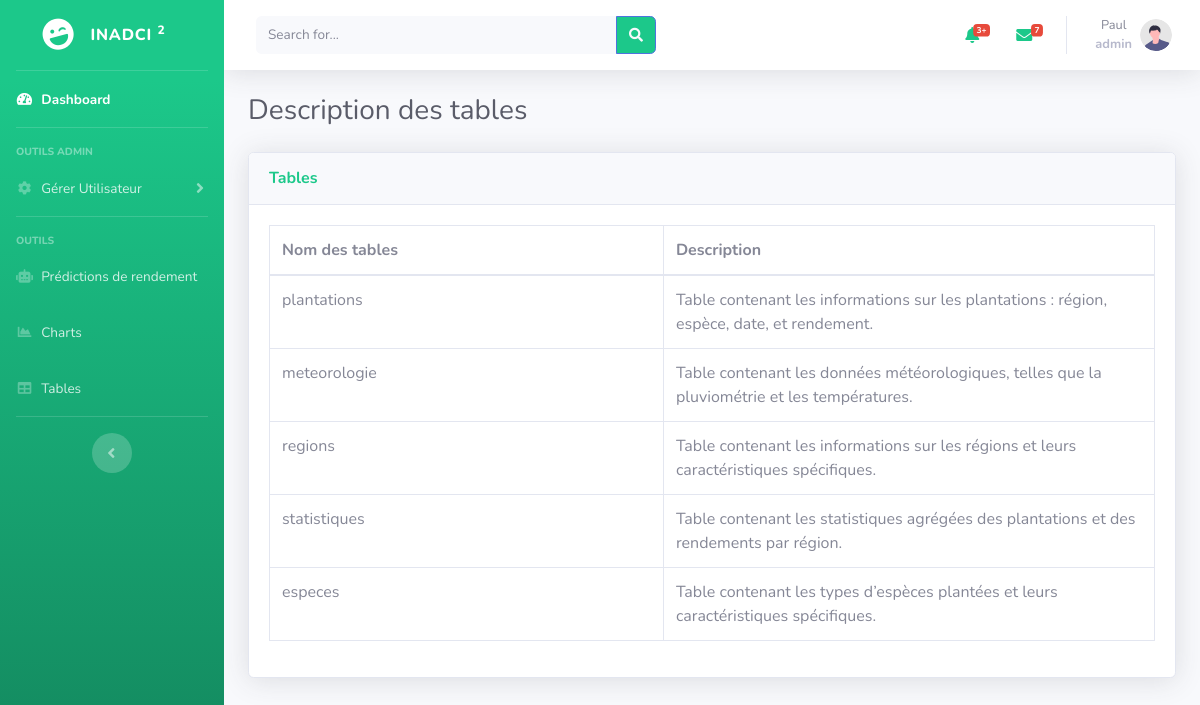
The app's page /tables (signed in) with its own data.
### models/user_model.py (models this page shows)
class User(db.Model):
    __tablename__ = "users"
    id = Column(Integer, primary_key=True, autoincrement=True)  # Clé primaire auto-incrémentée
    username = Column(String(100), unique=True, nullable=False)
    email = Column(String(120), unique=True, nullable=False)
    password = Column(String(200), nullable=False)
    role = Column(String(50), nullable=False)
    date_created = Column(DateTime, default=func.current_timestamp(), nullable=True)

### models/table_description_model.py (models this page shows)
class TableDescription(db.Model):
    __tablename__ = 'table_descriptions'
    id = db.Column(db.Integer, primary_key=True, autoincrement=True)
    table_name = db.Column(db.String(100), nullable=False, unique=True)
    description = db.Column(db.Text, nullable=False)

### controllers/shared_routes.py (the view)
@shared_bp.route('/tables', methods=['GET'])
def tables():
    current_user = User.query.filter_by(email=session['email']).first()
    tables_description = TableDescription.query.all()
    return render_template('agent/table.html', current_user=current_user, tables=tables_description)

### templates/agent/table.html (shortened to what this page needs)
{% extends "layout.html" %}
{% block content %}
<div id="content-wrapper" class="d-flex flex-column">
    <div id="content">
                <nav class="navbar navbar-expand navbar-light bg-white topbar mb-4 static-top shadow">
                    <form class="d-none d-sm-inline-block form-inline mr-auto ml-md-3 my-2 my-md-0 mw-100 navbar-search">
                        <div class="input-group">
                            <input type="text" class="form-control bg-light border-0 small" placeholder="Search for..."
                                aria-label="Search" aria-describedby="basic-addon2">
                            <div class="input-group-append ">
                                <button class="btn btn-primary bg-success" type="button">
                                    <i class="fas fa-search fa-sm text-gray-100"></i>
                                </button>
                            </div>
                        </div>
                    </form>
                    <ul class="navbar-nav ml-auto">
                        <li class="nav-item dropdown no-arrow mx-1">
                            <a class="nav-link dropdown-toggle" href="#" id="alertsDropdown" role="button"
                                data-toggle="dropdown" aria-haspopup="true" aria-expanded="false">
                                <i class="fas fa-bell fa-fw text-success"></i>
                                <span class="badge badge-danger badge-counter">3+</span>
                            </a>
                        </li>
                        <li class="nav-item dropdown no-arrow mx-1">
                            <a class="nav-link dropdown-toggle" href="#" id="messagesDropdown" role="button"
                                data-toggle="dropdown" aria-haspopup="true" aria-expanded="false">
                                <i class="fas fa-envelope fa-fw text-success"></i>
                                <span class="badge badge-danger badge-counter">7</span>
                            </a>
                        </li>
                        <li class="nav-item dropdown no-arrow">
                            <a class="nav-link dropdown-toggle d-flex align-items-center" href="#" id="userDropdown"
                                role="button" data-toggle="dropdown" aria-haspopup="true" aria-expanded="false">
                                <div class="text-center">
                                    <span class="d-block text-gray-600 small">{{ current_user.username }}</span>
                                    <span class="d-block text-gray-500 small"><strong>{{ current_user.role }}</strong></span>
                                </div>
                                <img class="img-profile rounded-circle ml-2"
                                    src="{{ url_for('static', filename='assets/img/undraw_profile.svg') }}">
                            </a>
                        </li>
                    </ul>
                </nav>
        <div class="container-fluid">
            <div class="d-sm-flex align-items-center justify-content-between mb-4">
                <h1 class="h3 mb-0 text-gray-800">Description des tables</h1>
            </div>
            <div class="card shadow mb-4">
                <div class="card-header py-3">
                    <h6 class="m-0 font-weight-bold text-primary">Tables</h6>
                </div>
                <div class="card-body">
                    <div class="table-responsive">
                        <div id="dataTable_wrapper" class="dataTables_wrapper dt-bootstrap4">
                            <div class="row">
                                <div class="col-sm-12">
                                    <table class="table table-bordered dataTable" id="dataTable" width="100%" cellspacing="0" role="grid" aria-describedby="dataTable_info" style="width: 100%;">
                                        <thead>
                                            <tr role="row">
                                                <th class="sorting sorting_asc" tabindex="0" aria-controls="dataTable" rowspan="1" colspan="1" aria-sort="ascending" aria-label="Table Name: activate to sort column descending" style="width: 57.2px;">Nom des tables</th>
                                                <th class="sorting" tabindex="0" aria-controls="dataTable" rowspan="1" colspan="1" aria-label="Description: activate to sort column ascending" style="width: 61.2px;">Description</th>
                                            </tr>
                                        </thead>
                                        <tbody>
                                            {% for table in tables %}
                                            <tr class="{% if loop.index0 % 2 == 0 %}even{% else %}odd{% endif %}">
                                                <td class="sorting_1">{{ table.table_name }}</td>
                                                <td>{{ table.description }}</td>
                                            </tr>
                                            {% endfor %}
                                        </tbody>
                                    </table>
                                </div>
                            </div>
                        </div>
                    </div>
                </div>
            </div>
            {% endblock %}

### records on screen
User: username "Paul", role "admin"
TableDescription: table_name "plantations", description "Table contenant les informations sur les plantations : région, espèce, date, et rendement."
TableDescription: table_name "meteorologie", description "Table contenant les données météorologiques, telles que la pluviométrie et les températures."
TableDescription: table_name "regions", description "Table contenant les informations sur les régions et leurs caractéristiques spécifiques."
TableDescription: table_name "statistiques", description "Table contenant les statistiques agrégées des plantations et des rendements par région."
TableDescription: table_name "especes", description "Table contenant les types d’espèces plantées et leurs caractéristiques spécifiques."
